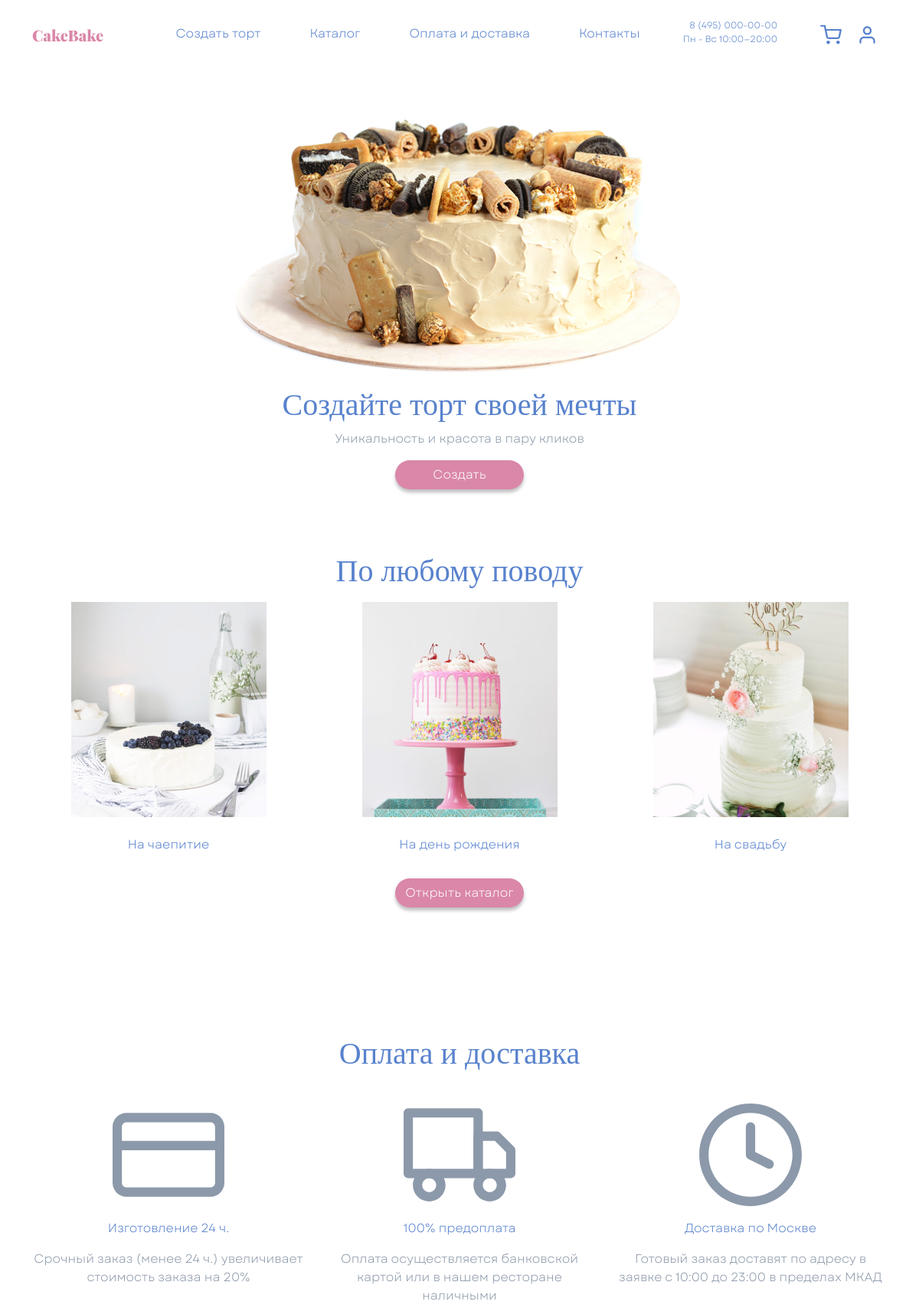
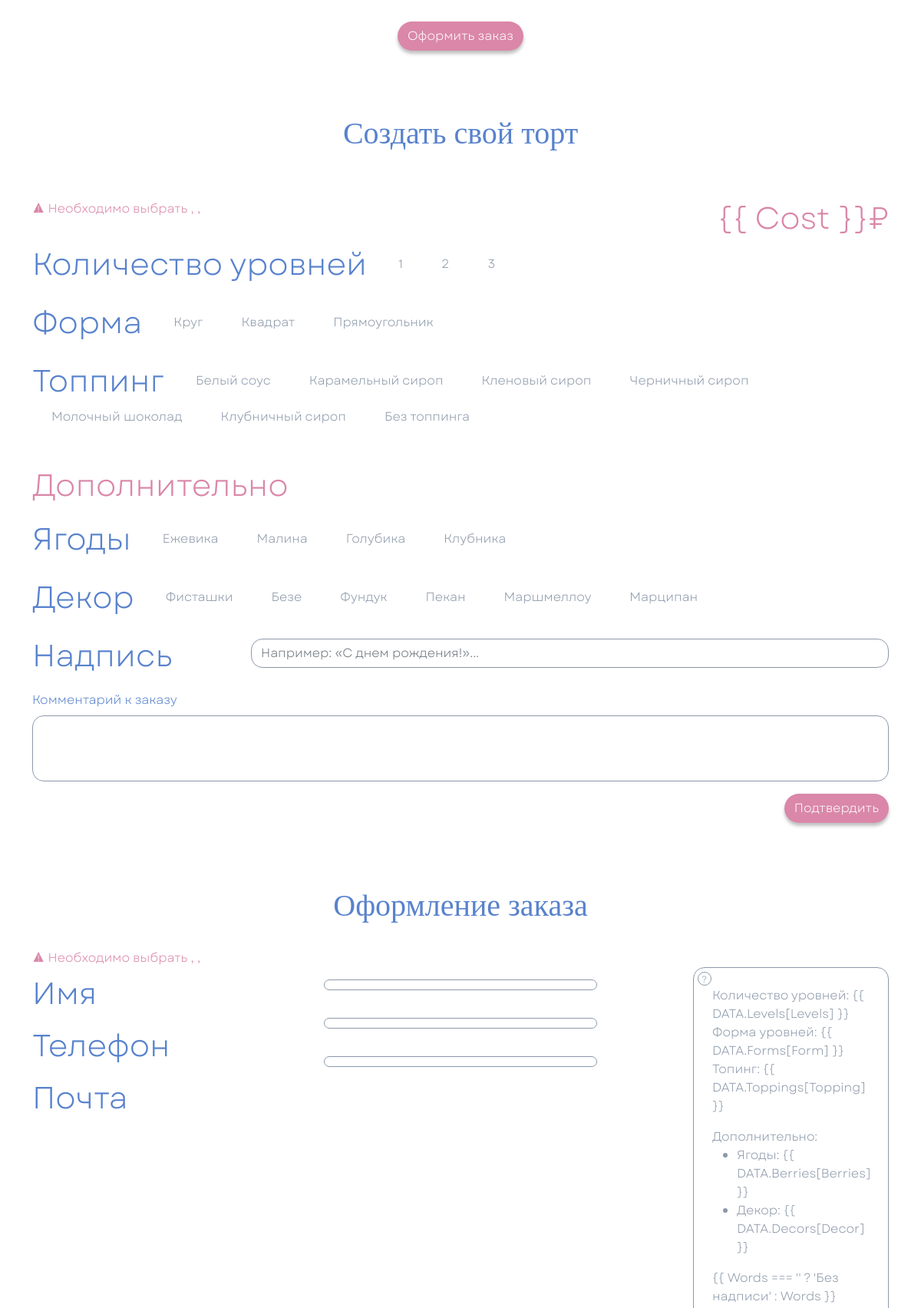
The page / (upper part) on the database its author committed (2 pictures, top to bottom).
### BakeCake/models.py (models this page shows, shortened)
class Layer(models.Model):
    number = models.PositiveIntegerField(verbose_name=' Количество уровней')
    price = models.DecimalField(max_digits=10, decimal_places=2, default=100)

class Shape(models.Model):
    shapes = {'ROUND': 'Круг',
              'SQUARE': 'Квадрат',
              'RECTANGLE': 'Прямоугольник'}
    title = models.CharField(choices=shapes,
                             max_length=25,
                             verbose_name='Форма')
    price = models.DecimalField(max_digits=10, decimal_places=2, default=100)

class Topping(models.Model):
    title = models.CharField(max_length=25, verbose_name='Название')
    description = models.TextField(null=True,
                                   blank=True,
                                   verbose_name='Описание')
    price = models.DecimalField(max_digits=10, decimal_places=2, default=100)

class Berry(models.Model):
    title = models.CharField(max_length=25, verbose_name='Название')
    description = models.TextField(null=True,
                                   blank=True,
                                   verbose_name='Описание')
    price = models.DecimalField(max_digits=10, decimal_places=2, default=100)

class Decor(models.Model):
    title = models.CharField(max_length=25, verbose_name='Название')
    description = models.TextField(null=True,
                                   blank=True,
                                   verbose_name='Описание')
    price = models.DecimalField(max_digits=10, decimal_places=2, default=100)

### BakeCake/views.py (the view)
# urls.py: path('', show_main, name='show_main'),
def show_main(request):
    toppings = Topping.objects.order_by('pk')
    berries = Berry.objects.order_by('pk')
    decors = Decor.objects.order_by('pk')
    levels = Layer.objects.order_by('pk')
    forms = Shape.objects.order_by('pk')
    context = {
        'levels': levels,
        'forms': forms,
        'toppings': toppings,
        'berries': berries,
        'decors': decors,
        'js_costs': serialize_js_costs(
            toppings, berries, decors, levels, forms
        ),
        'js_data': serialize_js_data(
            toppings, berries, decors, levels, forms
        )
    }
    return render(request, 'index.html', context)

### BakeCake/views.py (called while the page is built)
def serialize_js_data(toppings, berries, decors, levels, forms):
    not_chosen = ['не выбрано']
    not_present = ['нет']
    levels = not_chosen + [level.number for level in levels]
    forms = not_chosen + [shape.get_title_display() for shape in forms]
    toppings = not_chosen + [topping.title for topping in toppings]
    berries = not_present + [berry.title for berry in berries]
    decors = not_present + [decor.title for decor in decors]
    return {
        'Levels': levels,
        'Forms': forms,
        'Toppings': toppings,
        'Berries': berries,
        'Decors': decors
    }

def serialize_js_costs(toppings, berries, decors, levels, forms):
    free = 0
    levels = [free] + [int(level.price) for level in levels]
    forms = [free] + [int(shape.price) for shape in forms]
    toppings = [free] + [int(topping.price) for topping in toppings]
    berries = [free] + [int(berry.price) for berry in berries]
    decors = [free] + [int(decor.price) for decor in decors]
    return {
        'Levels': levels,
        'Forms': forms,
        'Toppings': toppings,
        'Berries': berries,
        'Decors': decors,
        'Words': 500
    }

### templates/index.html (shortened to what this page needs)
{% extends "base.html" %}
{% load static %}
{% block content %}
	<main>
		<div class="container mt-header">
			<article class="row position-relative">
				<div class="col-12 col-xxl-6 d-flex justify-content-center">
					<img src="{% static 'img/Cake.png' %}" alt="">
				</div>
				<div class="col-12 col-xxl-6 d-flex flex-column justify-content-center align-items-center align-items-xxl-start">
					<h1 class="font_Gogh fs_40 cake_blue">Создайте торт своей мечты</h1>
					<span class="cake_grey fw-lighter">Уникальность и красота в пару кликов</span>
					<a href="#step3" class="btn text-white rounded-pill px-5 mt-3 shadow-none cake__button cake__bg_pink">Создать</a>
				</div>
			</article>
			<article class="row pt-header d-flex justify-content-center" id="step2">
				<h2 class="font_Gogh fs_40 cake_blue text-center mb-3">По любому поводу</h2>
				<div class="col-12 col-sm-6 col-lg-4 d-flex flex-column align-items-center">
					<div class="card border-0 cake__hover">
						<a href="{% url 'cakes_catalog' %}" class="card-img-overlay"></a>
						<img src="{% static 'img/image1.png' %}" alt="" class="">
						<span class="cake_blue mt-4 fw-lighter mb-4 text-center">На чаепитие</span>
					</div>
				</div>
				<div class="col-12 col-sm-6 col-lg-4 d-flex flex-column align-items-center">
					<div class="card border-0 cake__hover">
						<a href="{% url 'cakes_catalog' %}" class="card-img-overlay"></a>
						<img src="{% static 'img/image2.png' %}" alt="" class="">
						<span class="cake_blue mt-4 fw-lighter mb-4 text-center">На день рождения</span>
					</div>
				</div>
				<div class="col-12 col-sm-6 col-lg-4 d-flex flex-column align-items-center">
					<div class="card border-0 cake__hover">
						<a href="{% url 'cakes_catalog' %}" class="card-img-overlay"></a>
						<img src="{% static 'img/image3.png' %}" alt="" class="">
						<span class="cake_blue mt-4 fw-lighter mb-4 text-center">На свадьбу</span>
					</div>
				</div>
				<div class="d-flex justify-content-center mt-2">
					<form method="GET" action="{% url 'cakes_catalog' %}">
						<button class="btn text-white rounded-pill shadow-none cake__button cake__bg_pink">Открыть каталог</button>
					</form>
				</div>
			</article>
			<article class="row pt-header text-center d-flex justify-content-center">
				<section class="row pt-header" id="delivery"></section>
				<h2 class="font_Gogh fs_40 cake_blue text-center mb-5">Оплата и доставка</h2>
				<div class="col-12 col-sm-6 col-lg-4 d-flex flex-column align-items-center">
					<div class="d-flex align-items-center" style="height: 120px">
						<img src="{% static 'img/clock.svg' %}" alt="">
					</div>
					<span class="cake_blue mt-4 fw-lighter">Изготовление 24 ч.</span>
					<p class="cake_grey mt-3">Срочный заказ (менее 24 ч.) увеличивает стоимость заказа на 20%</p>
				</div>
				<div class="col-12 col-sm-6 col-lg-4 d-flex flex-column align-items-center">
					<div class="d-flex align-items-center" style="height: 120px">
						<img src="{% static 'img/card.svg' %}" alt="">
					</div>
					<span class="cake_blue mt-4 fw-lighter">100% предоплата</span>
					<p class="cake_grey mt-3">Оплата осуществляется банковской картой или в нашем ресторане наличными</p>
				</div>
				<div class="col-12 col-sm-6 col-lg-4 d-flex flex-column align-items-center">
					<div class="d-flex align-items-center" style="height: 120px">
						<img src="{% static 'img/deliv.svg' %}" alt="">
					</div>
					<span class="cake_blue mt-4 fw-lighter">Доставка по Москве</span>
					<p class="cake_grey mt-3">Готовый заказ доставят по адресу в заявке с 10:00 до 23:00 в пределах МКАД</p>
				</div>
				<div class="d-flex justify-content-center">
					<a href="#step3" class="btn text-white rounded-pill mt-3 shadow-none cake__button cake__bg_pink">Оформить заказ</a>
				</div>
			</article>
			<article id="VueApp">
				<section class="row pt-header" id="step3">
					<h2 class="font_Gogh fs_40 cake_blue text-center">Создать свой торт</h2>
					<v-form :validation-schema="schema1" @submit="ToStep4">
						<div class="d-flex justify-content-end align-items-center position-relative">
					<span class="cake_pink position-absolute start-0 top-50">
						<error-message name="lvls" class="from__alert"></error-message>
						<error-message name="form" class="from__alert"></error-message>
					</span>
					{% verbatim %}<span class="z-index-1 fs_40 cake_pink text-end mt-5" id="cost">{{ Cost }}₽</span>{% endverbatim %}
						</div>
						<div class="d-flex align-items-center flex-wrap mb-3">
							<span class="me-3 fs_40 cake_blue">Количество уровней</span>
							{% for level in levels %}
								<label for="num{{ level.id }}" class="mx-2 px-3 py-1 cake_grey cake__label">{{ level.number }}</label>
							{% endfor %}
						</div>
						<div class="d-flex align-items-center flex-wrap mb-3">
							<span class="me-3 fs_40 cake_blue">Форма</span>
							{% for form in forms %}
								<label for="form{{ form.id }}" class="mx-2 px-3 py-1 cake_grey cake__label">{{ form.get_title_display }}</label>
							{% endfor %}
						</div>
						<div class="d-flex align-items-center flex-wrap mb-3">
							<span class="me-3 fs_40 cake_blue">Топпинг</span>
							{% for topping in toppings %}
								<label for="topping{{ topping.id }}" class="mx-2 px-3 py-1 cake_grey cake__label">{{ topping.title }}</label>
							{% endfor %}
						</div>
						<h1 class="me-3 fs_40 cake_pink mb-3 mt-5">Дополнительно</h1>
						<div class="d-flex align-items-center flex-wrap mb-3">
							<span class="me-3 fs_40 cake_blue">Ягоды</span>
							{% for berry in berries %}
								<label for="berries{{ berry.id }}" class="mx-2 px-3 py-1 cake_grey cake__label">{{ berry.title }}</label>
							{% endfor %}
						</div>
						<div class="d-flex align-items-center flex-wrap mb-3">
							<span class="me-3 fs_40 cake_blue">Декор</span>
							{% for decor in decors %}
								<label for="decor{{ decor.id }}" class="mx-2 px-3 py-1 cake_grey cake__label">{{ decor.title }}</label>
							{% endfor %}
						</div>
						<div class="row mb-3">
							<div class="col-5 col-md-4 col-lg-3">
								<label class="me-3 fs_40 cake_blue" for="words">Надпись</label>
							</div>
							<div class="col-7 col-md-8 col-lg-9 pt-2">
								<input v-model="Words" :class="Words ? 'cake__border_blue': ''" type="text" name="words" id="words" placeholder="Например: «С днем рождения!»..." class="form-control cake__textinput">
							</div>
						</div>
						<div>
							<label for="comment" class="cake_blue">Комментарий к заказу</label>
							<textarea v-model="Comments" :class="Comments ? 'cake__border_blue': ''" name="comment" id="comment" rows="3" class="form-control mt-2 cake__textinput" style="resize: none"></textarea>
						</div>
						<div class="d-flex justify-content-end">
							<button type="submit" class="btn text-white rounded-pill mt-3 shadow-none cake__button cake__bg_pink">Подтвердить</button>
						</div>
					</v-form>
				</section>
				<section class="row pt-header" id="step4" v-if="Designed">
					<v-form :validation-schema="schema2" @submit="this.$refs.HiddenFormSubmit.click()">
						<div class="col">
							<div class="d-flex flex-column position-relative pb-5">
								<h2 class="fs_40 font_Gogh cake_blue text-center align-self-center">Оформление заказа</h2>
								<span class="cake_pink mt-2 position-absolute bottom-0">
									<error-message name="name" class="from__alert"></error-message>
									<error-message name="phone" class="from__alert"></error-message>
								</span>
							</div>
							<div class="row">
								<div class="col-6 col-lg-4 d-flex flex-column">
									<label for="name" class="my-1 fs_40 cake_blue">Имя</label>
									<label for="phone" class="my-1 fs_40 cake_blue">Телефон</label>
									<label for="email" class="my-1 fs_40 cake_blue">Почта</label>
								</div>
								<div class="col-6 col-lg-4 d-flex flex-column">
									<div class="position-relative pb-1">
										<v-field v-model="Name" :class="Name ? 'cake__border_blue': ''" type="text" name="name" id="name" placeholder="Введите ваше имя" class="form-control my-3 cake__textinput"></v-field>
									</div>
									<div class="position-relative pb-1">
										<v-field v-model="Phone" :class="Phone ? 'cake__border_blue': ''" type="tel" name="phone" id="phone" placeholder="Введите номер" class="form-control my-3 cake__textinput"></v-field>
									</div>
									<div class="position-relative pb-1">
										<v-field v-model="Email" :class="Email ? 'cake__border_blue': ''" type="email" name="email" id="email" placeholder="Введите почту" class="form-control my-3 cake__textinput"></v-field>
									</div>
								</div>
								<div class="col-12 col-lg-4 d-flex justify-content-center justify-content-lg-end">
									<div class="cake__card p-4 position-relative cake_grey">
										<span class="cake__badge rounded-pill">?</span>
										{% verbatim %}
										<span>Количество уровней: {{ DATA.Levels[Levels] }}</span>
										<span>Форма уровней: {{ DATA.Forms[Form] }}</span>
										<p>Топинг: {{ DATA.Toppings[Topping] }}</p>
										<span>Дополнительно:</span>
										<ul>
											<li>Ягоды: {{ DATA.Berries[Berries] }}</li>
											<li>Декор: {{ DATA.Decors[Decor] }}</li>
										</ul>
										<span>{{ Words === '' ? 'Без надписи' : Words }}</span>
										{% endverbatim %}
									</div>
								</div>
							</div>
						</div>
					</v-form>
				</section>
			</article>
		</div>
	</main>
{% endblock %}

### staticfiles_dir/css/Style.css (style rules this page uses)
.font_Gogh { font-family: Gogh; }
html { height: 100%; }
* { font-family: Garet, serif; font-size: 16px; font-weight: normal; }
body { background-color: white; min-height: 100%; display: grid; grid-template-rows: auto 1fr auto; }
.mt-header { margin-top: calc(58px + 1.6rem); }
.pt-header { padding-top: calc(58px + 1.6rem); }
.cake_pink { color: #DA87A9 !important; }
.cake__bg_pink { background-color: #DA87A9 !important; }
.cake_blue { color: #5882CD !important; }
.cake_grey { color: #8C99AA !important; }
.cake__button { box-shadow: 0 4px 4px rgba(0, 0, 0, 0.25) !important; border-radius: 15px; }
.cake__label { border: 1px solid white; border-radius: 15px; }
.cake__textinput { border: 1px solid #8C99AA; border-radius: 15px; color: #5882CD !important; }
.cake__card { z-index: -1; border: 1px solid #8C99AA; border-radius: 15px; display: flex; flex-direction: column; max-width: 255px; }
.cake__badge { position: absolute; border: 1px solid #8C99AA; height: 18px; width: 18px; top: 5px; left: 5px; font-size: 12px; padding-left: 4px; }
.from__alert:not(:last-child):after { content: ','; }
.from__alert:first-child:before { content: '⚠ Необходимо выбрать '; }
.fs_40 { font-size: 40px; }
.z-index-1 { z-index: -1; }

### rows shown on the page
Layer: number "1"
Layer: number "2"
Layer: number "3"
Shape: title "Круг"
Shape: title "Квадрат"
Shape: title "Прямоугольник"
Topping: title "Белый соус"
Topping: title "Карамельный сироп"
Topping: title "Кленовый сироп"
Topping: title "Черничный сироп"
Topping: title "Молочный шоколад"
Topping: title "Клубничный сироп"
Topping: title "Без топпинга"
Berry: title "Ежевика"
Berry: title "Малина"
Berry: title "Голубика"
Berry: title "Клубника"
Decor: title "Фисташки"
Decor: title "Безе"
Decor: title "Фундук"
Decor: title "Пекан"
Decor: title "Маршмеллоу"
Decor: title "Марципан"
